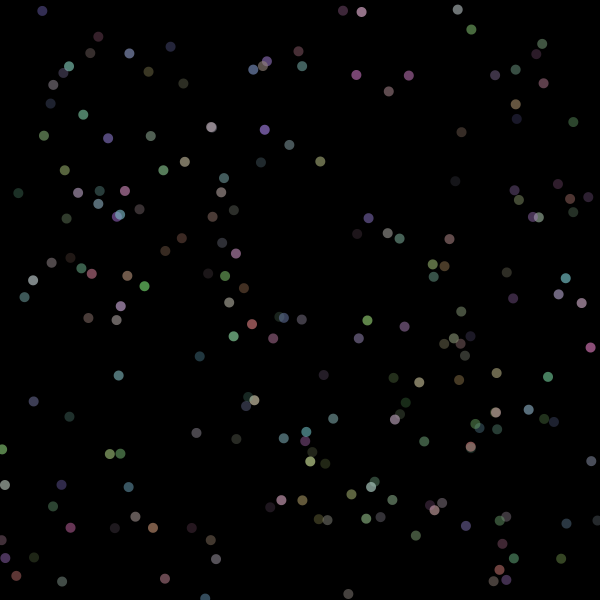
Frame 1 (no input)
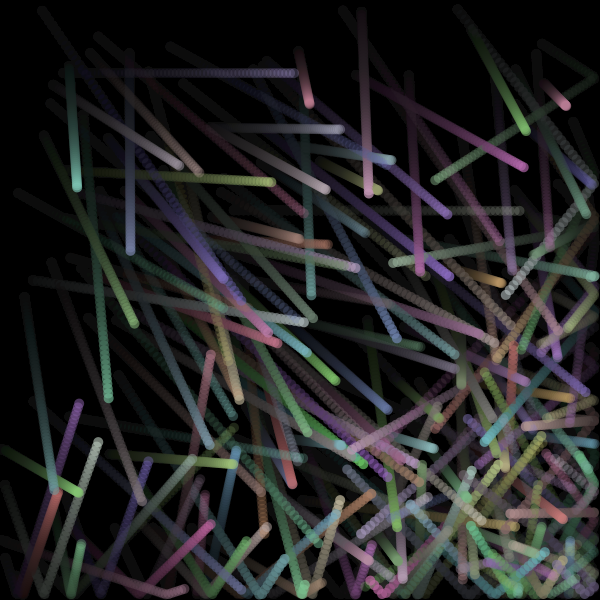
Frame 60 (the mouse pressed at the canvas centre just before this capture)
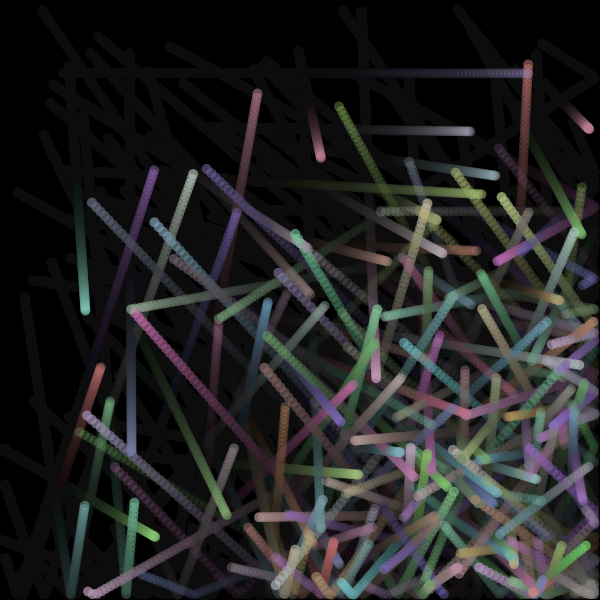
Frame 120 (the mouse held since frame 60 and released just before this capture)

The Processing sketch that drew these frames (run headless with seeded random() and noise(); from frame 60 on, the mouse is pressed at the canvas centre):

// Processing sketch: processing_167101
// ── processing_167101.pde

//(color C, float X, float Y, float VY, float VX)
Minion[] mins = new Minion[200];

void setup() {
  size(600, 600);
  background(0);
  for (int i = 0; i < mins.length; i++) { 
    color C = color(random(100, 200), random(100, 200), random(100, 200), random(50, 200));
    float X = random(0, width);
    float Y = random(0, height);
    float VY = random(0, 5);
    float VX = random(0, 5);
    mins[i] = new Minion(C, X, Y, VY, VX);
  }
}

void draw() {
  fill(0, 10);
  rect(0, 0, width, height);
  for (int i = 0; i < mins.length; i++) { 
    mins[i].show();
    mins[i].move();
  }
}

class Minion {
  color c;
  float xPos;
  float yPos;
  float xVel;
  float yVel;

  //color C, float X, float Y, float V

  Minion(color C, float X, float Y, float VY, float VX) {
    c = C;
    xPos = X;
    yPos = Y;
    xVel = VY;
    yVel = VX;
  }

  void show() {
    fill(c);
    noStroke();
    ellipse(xPos, yPos, 10, 10);
  }

  void move() {
    xPos += xVel;
    yPos += (yVel);

    //x collision logic
    if (xPos >= (width-5)) {
      xVel *= -1;
      xPos = width - 6;
    }

    if (xPos <= 5) {
      xVel *= -1;
      xPos = 6;
    }
    //y collision logic
    if (yPos >= (height-5)) {
      yVel *= -1;
      yPos = height - 6;
    }

    if (yPos <= 5) {
      yVel *= -1;
      yPos = 6;
    }
  }
}
